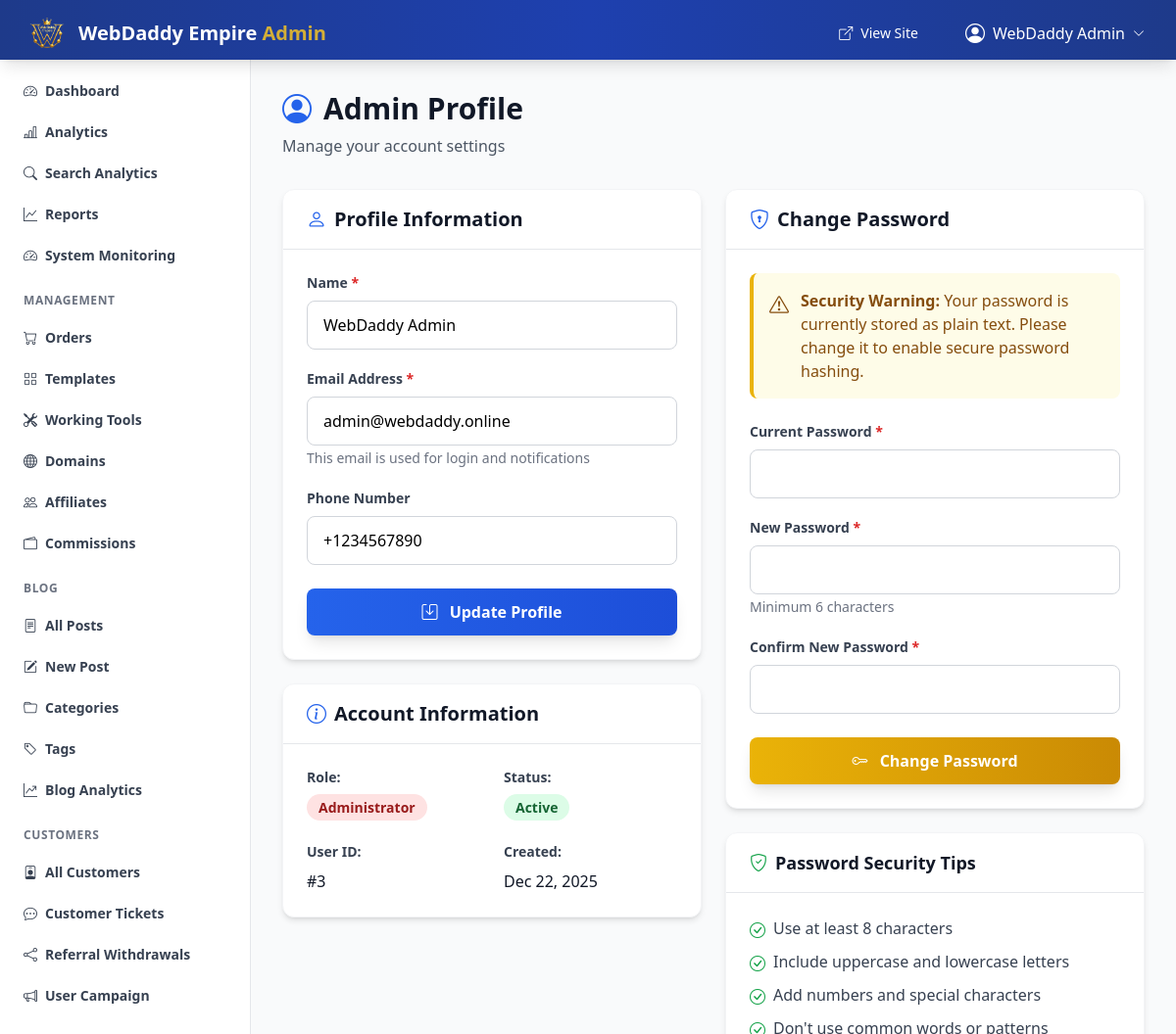
Page /admin/profile.php (signed in) on the committed database.
### tables this page shows
CREATE TABLE users (
    id INTEGER PRIMARY KEY AUTOINCREMENT,
    name TEXT NOT NULL,
    email TEXT NOT NULL UNIQUE,
    phone TEXT,
    password_hash TEXT NOT NULL,
    role TEXT NOT NULL CHECK(role IN ('admin', 'affiliate')),
    bank_details TEXT,
    status TEXT DEFAULT 'active' CHECK(status IN ('active', 'inactive', 'suspended')),
    created_at TEXT DEFAULT CURRENT_TIMESTAMP,
    updated_at TEXT DEFAULT CURRENT_TIMESTAMP
, admin_login_token VARCHAR(255));

### admin/profile.php (the view, shortened to what this page needs)
<?php
$db = getDb();
$adminId = getAdminId();
$stmt = $db->prepare("SELECT * FROM users WHERE id = ?");
$stmt->execute([$adminId]);
$admin = $stmt->fetch(PDO::FETCH_ASSOC);
require_once __DIR__ . '/includes/header.php';
?>
<div class="mb-8">
    <h1 class="text-3xl font-bold text-gray-900 flex items-center gap-3">
        <i class="bi bi-person-circle text-primary-600"></i> Admin Profile
    </h1>
    <p class="text-gray-600 mt-2">Manage your account settings</p>
</div>
<div class="grid grid-cols-1 md:grid-cols-2 gap-6">
    <div class="space-y-6">
        <div class="bg-white rounded-xl shadow-md border border-gray-100">
            <div class="px-6 py-4 border-b border-gray-200">
                <h5 class="text-xl font-bold text-gray-900 flex items-center gap-2">
                    <i class="bi bi-person text-primary-600"></i> Profile Information
                </h5>
            </div>
            <div class="p-6">
                <form method="POST" action="">
                    <div class="mb-5">
                        <label class="block text-sm font-semibold text-gray-700 mb-2">Name <span class="text-red-600">*</span></label>
                        <input
                            type="text"
                            name="name"
                            class="w-full px-4 py-3 border border-gray-300 rounded-lg focus:ring-2 focus:ring-primary-500 focus:border-transparent transition-all"
                            value="<?php echo htmlspecialchars($admin['name']); ?>"
                            required
                        >
                    </div>
                    <div class="mb-5">
                        <label class="block text-sm font-semibold text-gray-700 mb-2">Email Address <span class="text-red-600">*</span></label>
                        <input
                            type="email"
                            name="email"
                            class="w-full px-4 py-3 border border-gray-300 rounded-lg focus:ring-2 focus:ring-primary-500 focus:border-transparent transition-all"
                            value="<?php echo htmlspecialchars($admin['email']); ?>"
                            required
                        >
                        <small class="text-gray-500 text-sm">This email is used for login and notifications</small>
                    </div>
                    <div class="mb-6">
                        <label class="block text-sm font-semibold text-gray-700 mb-2">Phone Number</label>
                        <input
                            type="tel"
                            name="phone"
                            class="w-full px-4 py-3 border border-gray-300 rounded-lg focus:ring-2 focus:ring-primary-500 focus:border-transparent transition-all"
                            value="<?php echo htmlspecialchars($admin['phone']); ?>"
                        >
                    </div>
                    <button type="submit" class="w-full px-6 py-3 bg-gradient-to-r from-primary-600 to-primary-700 hover:from-primary-700 hover:to-primary-800 text-white font-bold rounded-lg transition-all transform hover:scale-[1.02] shadow-lg">
                        <i class="bi bi-save mr-2"></i> Update Profile
                    </button>
                </form>
            </div>
        </div>
        <div class="bg-white rounded-xl shadow-md border border-gray-100">
            <div class="px-6 py-4 border-b border-gray-200">
                <h5 class="text-xl font-bold text-gray-900 flex items-center gap-2">
                    <i class="bi bi-info-circle text-primary-600"></i> Account Information
                </h5>
            </div>
            <div class="p-6">
                <div class="grid grid-cols-2 gap-6">
                    <div>
                        <p class="text-sm font-semibold text-gray-700 mb-2">Role:</p>
                        <p><span class="px-3 py-1 bg-red-100 text-red-800 rounded-full text-sm font-semibold">Administrator</span></p>
                    </div>
                    <div>
                        <p class="text-sm font-semibold text-gray-700 mb-2">Status:</p>
                        <p><span class="px-3 py-1 bg-green-100 text-green-800 rounded-full text-sm font-semibold">Active</span></p>
                    </div>
                    <div>
                        <p class="text-sm font-semibold text-gray-700 mb-2">User ID:</p>
                        <p class="text-gray-900">#<?php echo $admin['id']; ?></p>
                    </div>
                    <div>
                        <p class="text-sm font-semibold text-gray-700 mb-2">Created:</p>
                        <p class="text-gray-900"><?php echo date('M d, Y', strtotime($admin['created_at'])); ?></p>
                    </div>
                </div>
            </div>
        </div>
    </div>
    <div class="space-y-6">
        <div class="bg-white rounded-xl shadow-md border border-gray-100">
            <div class="px-6 py-4 border-b border-gray-200">
                <h5 class="text-xl font-bold text-gray-900 flex items-center gap-2">
                    <i class="bi bi-shield-lock text-primary-600"></i> Change Password
                </h5>
            </div>
            <div class="p-6">
                <?php
                $isHashed = password_get_info($admin['password_hash'])['algo'] !== null;
                ?>
                <?php if (!$isHashed): ?>
                <div class="bg-yellow-50 border-l-4 border-yellow-500 text-yellow-800 p-4 rounded-lg mb-6 flex items-start gap-3">
                    <i class="bi bi-exclamation-triangle text-xl mt-0.5"></i>
                    <div>
                        <strong class="font-semibold">Security Warning:</strong> Your password is currently stored as plain text.
                        Please change it to enable secure password hashing.
                    </div>
                </div>
                <?php endif; ?>
                <form method="POST" action="">
                    <div class="mb-5">
                        <label class="block text-sm font-semibold text-gray-700 mb-2">Current Password <span class="text-red-600">*</span></label>
                        <input
                            type="password"
                            name="current_password"
                            class="w-full px-4 py-3 border border-gray-300 rounded-lg focus:ring-2 focus:ring-primary-500 focus:border-transparent transition-all"
                            required
                        >
                    </div>
                    <div class="mb-5">
                        <label class="block text-sm font-semibold text-gray-700 mb-2">New Password <span class="text-red-600">*</span></label>
                        <input
                            type="password"
                            name="new_password"
                            class="w-full px-4 py-3 border border-gray-300 rounded-lg focus:ring-2 focus:ring-primary-500 focus:border-transparent transition-all"
                            minlength="6"
                            required
                        >
                        <small class="text-gray-500 text-sm">Minimum 6 characters</small>
                    </div>
                    <div class="mb-6">
                        <label class="block text-sm font-semibold text-gray-700 mb-2">Confirm New Password <span class="text-red-600">*</span></label>
                        <input
                            type="password"
                            name="confirm_password"
                            class="w-full px-4 py-3 border border-gray-300 rounded-lg focus:ring-2 focus:ring-primary-500 focus:border-transparent transition-all"
                            minlength="6"
                            required
                        >
                    </div>
                    <button type="submit" class="w-full px-6 py-3 bg-gradient-to-r from-yellow-500 to-yellow-600 hover:from-yellow-600 hover:to-yellow-700 text-white font-bold rounded-lg transition-all transform hover:scale-[1.02] shadow-lg">
                        <i class="bi bi-key mr-2"></i> Change Password
                    </button>
                </form>
            </div>
        </div>
        <div class="bg-white rounded-xl shadow-md border border-gray-100">
            <div class="px-6 py-4 border-b border-gray-200">
                <h6 class="text-lg font-bold text-gray-900 flex items-center gap-2">
                    <i class="bi bi-shield-check text-green-600"></i> Password Security Tips
                </h6>
            </div>
            <div class="p-6">
                <ul class="space-y-2 text-gray-700">
                    <li class="flex items-start gap-2">
                        <i class="bi bi-check-circle text-green-600 mt-0.5"></i>
                        <span>Use at least 8 characters</span>
                    </li>
                    <li class="flex items-start gap-2">
                        <i class="bi bi-check-circle text-green-600 mt-0.5"></i>
                        <span>Include uppercase and lowercase letters</span>
                    </li>
                    <li class="flex items-start gap-2">
                        <i class="bi bi-check-circle text-green-600 mt-0.5"></i>
                        <span>Add numbers and special characters</span>
                    </li>
                    <li class="flex items-start gap-2">
                        <i class="bi bi-check-circle text-green-600 mt-0.5"></i>
                        <span>Don't use common words or patterns</span>
                    </li>
                </ul>
            </div>
        </div>
    </div>
</div>
<?php require_once __DIR__ . '/includes/footer.php'; ?>

### rows in the picture
users: name "WebDaddy Admin", email "admin@webdaddy.online", phone "+1234567890", id "3", created_at "Dec 22, 2025"

### other values in the picture
SITE_NAME "WebDaddy Empire"
getAdminName() "WebDaddy Admin"
